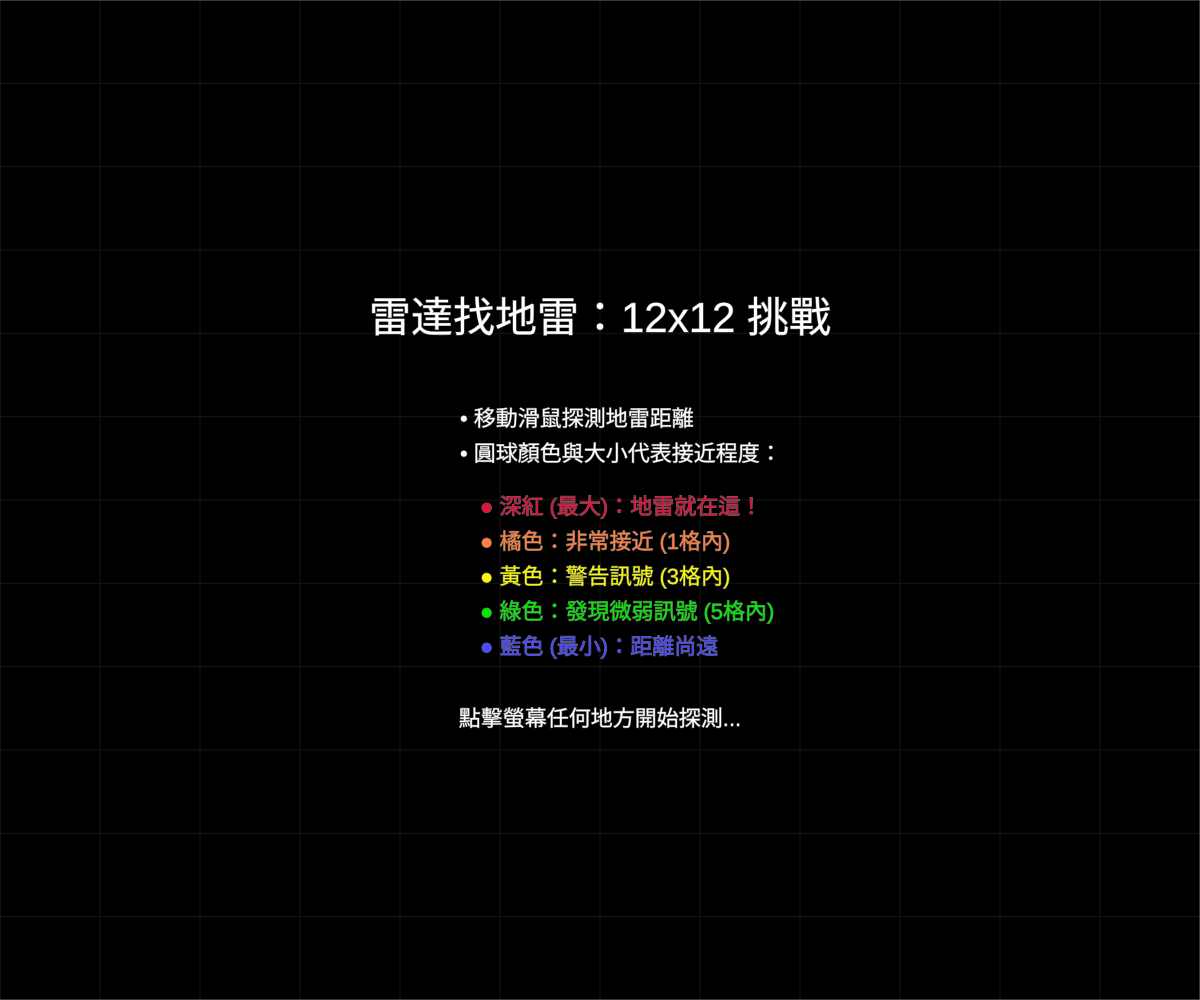
Frame 1 (no input)
Frame 60 (no input): identical to frame 1, image omitted
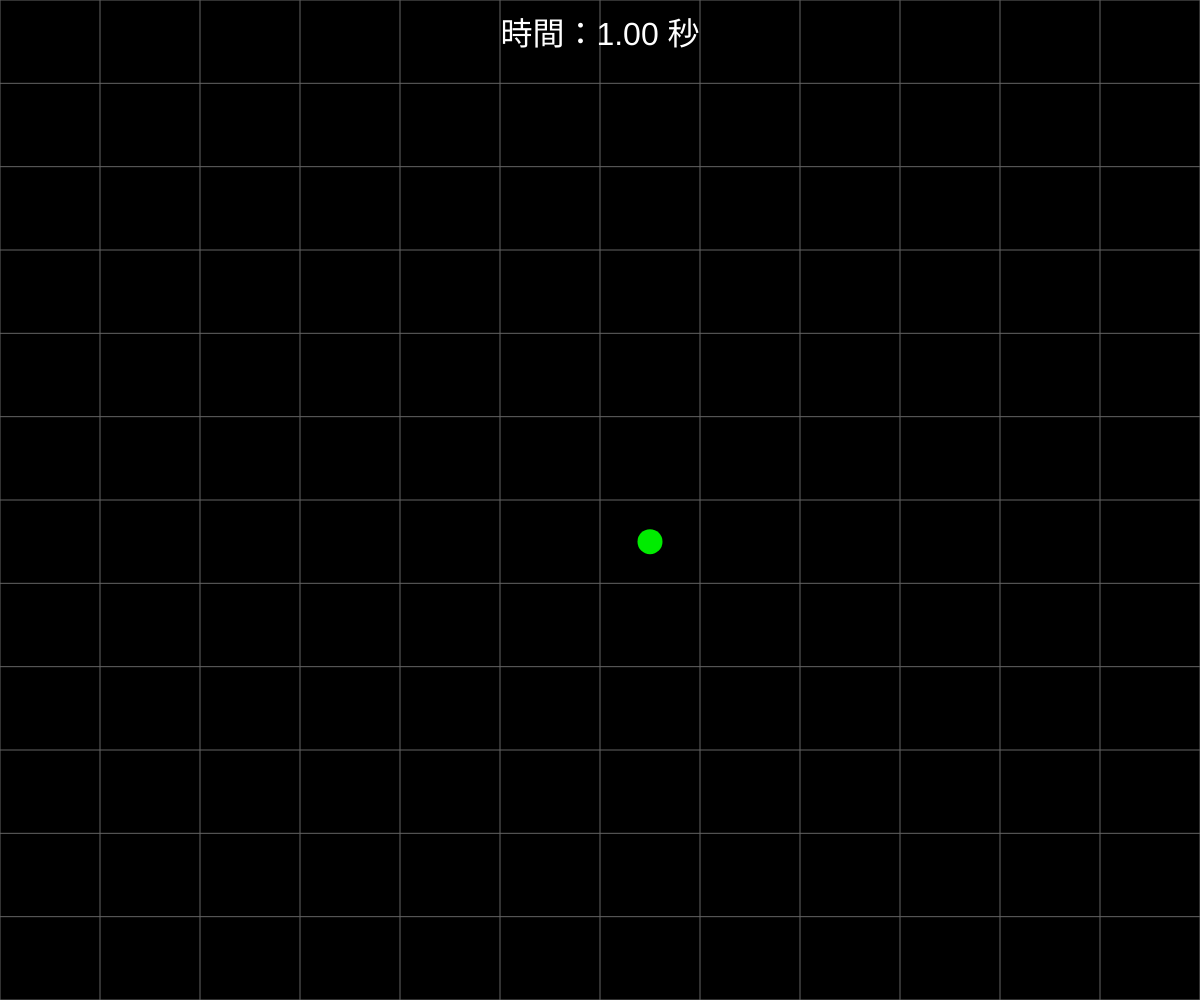
Frame 120 (the mouse pressed at the canvas centre since frame 60)

The p5.js sketch that drew these frames (run headless with seeded random() and noise() and a simulated clock; from frame 60 on, the mouse is pressed at the canvas centre):

// p5.js sketch
// ── sketch.js
let mineCol, mineRow;
let isGameOver = false;
let gameStarted = false;
let startTime;
let elapsedTime = 0;

function setup() {
  createCanvas(windowWidth, windowHeight);
}

function initGame() {
  // 隨機決定地雷的位置 (0 到 11 的整數)
  mineCol = floor(random(12));
  mineRow = floor(random(12));
  isGameOver = false;
  startTime = millis();
}

function draw() {
  background(0); // 黑色背景
  
  drawGrid();

  if (!gameStarted) {
    drawRules();
    return;
  }

  if (!isGameOver) {
    elapsedTime = (millis() - startTime) / 1000;
    drawRadarBall();
  }

  // 繪製計時器
  drawTimer();

  if (isGameOver) {
    drawWinScreen();
  }
}

function drawWinScreen() {
  push();
  // 1. 半透明深色遮罩，增加層次感
  fill(0, 200);
  noStroke();
  rect(0, 0, width, height);
  
  // 2. 繪製科技感的邊框裝飾
  stroke(0, 255, 0, 150);
  strokeWeight(2);
  noFill();
  rectMode(CENTER);
  // 加上一個會稍微律動的外框，增加動態感
  let bounce = sin(frameCount * 0.05) * 5;
  rect(width / 2, height / 2, 500 + bounce, 300 + bounce, 15);

  // 3. 文字內容
  textAlign(CENTER, CENTER);
  noStroke();
  
  // 主標題：使用大寫英文與綠色調增加專業感
  fill(0, 255, 0);
  textSize(54);
  textStyle(BOLD);
  text("MISSION COMPLETE", width / 2, height / 2 - 50);
  
  // 遊戲數據：顯示玩家花了多久時間
  textStyle(NORMAL);
  fill(255);
  textSize(28);
  text("地雷排除時間: " + elapsedTime.toFixed(2) + " 秒", width / 2, height / 2 + 30);
  
  // 閃爍提示文字：引導玩家按下空白鍵
  let alpha = map(sin(frameCount * 0.1), -1, 1, 50, 255);
  fill(255, alpha);
  textSize(20);
  text("按下 [ 空白鍵 ] 重新開始探測", width / 2, height / 2 + 110);
  pop();
}

function drawGrid() {
  stroke(100); // 灰色線條
  strokeWeight(1);
  
  let colStep = width / 12;
  let rowStep = height / 12;
  
  // 畫垂直線
  for (let i = 0; i <= 12; i++) {
    line(i * colStep, 0, i * colStep, height);
  }
  
  // 畫水平線
  for (let j = 0; j <= 12; j++) {
    line(0, j * rowStep, width, j * rowStep);
  }
}

function drawRules() {
  // 半透明深色背景
  fill(0, 200);
  rect(0, 0, width, height);

  fill(255);
  textAlign(CENTER, CENTER);
  textSize(42);
  text("雷達找地雷：12x12 挑戰", width / 2, height / 2 - 180);

  textSize(22);
  textAlign(LEFT, CENTER);
  let startY = height / 2 - 80;
  let spacing = 35;
  let xPos = width / 2 - 140;

  text("• 移動滑鼠探測地雷距離", xPos, startY);
  text("• 圓球顏色與大小代表接近程度：", xPos, startY + spacing);
  
  fill("#DC143C"); text("● 深紅 (最大)：地雷就在這！", xPos + 20, startY + spacing * 2.5);
  fill("#FF8040"); text("● 橘色：非常接近 (1格內)", xPos + 20, startY + spacing * 3.5);
  fill("#F9F900"); text("● 黃色：警告訊號 (3格內)", xPos + 20, startY + spacing * 4.5);
  fill("#00EC00"); text("● 綠色：發現微弱訊號 (5格內)", xPos + 20, startY + spacing * 5.5);
  fill("#4A4AFF"); text("● 藍色 (最小)：距離尚遠", xPos + 20, startY + spacing * 6.5);

  fill(255);
  textAlign(CENTER, CENTER);
  text("點擊螢幕任何地方開始探測...", width / 2, height / 2 + 220);
}

function drawTimer() {
  fill(255);
  noStroke();
  textSize(32);
  textAlign(CENTER, TOP);
  text("時間：" + elapsedTime.toFixed(2) + " 秒", width / 2, 20);
}

function drawRadarBall() {
  let colStep = width / 12;
  let rowStep = height / 12;
  
  // 取得目前鼠標所在的格子座標
  let hoverCol = floor(mouseX / colStep);
  let hoverRow = floor(mouseY / rowStep);

  // 確保鼠標在畫布範圍內
  if (hoverCol >= 0 && hoverCol < 12 && hoverRow >= 0 && hoverRow < 12) {
    // 計算與地雷的格子距離 (使用切比雪夫距離：Max(dx, dy))
    let dx = abs(hoverCol - mineCol);
    let dy = abs(hoverRow - mineRow);
    let d = max(dx, dy);

    let ballColor = "#4A4AFF"; // 預設藍色
    let sizeMult = 0.2;        // 預設大小比例

    if (d === 0) { ballColor = "#DC143C"; sizeMult = 0.8; }      // 地雷：紅色 (最大)
    else if (d <= 1) { ballColor = "#FF8040"; sizeMult = 0.6; }  // 1格：橘色
    else if (d <= 3) { ballColor = "#F9F900"; sizeMult = 0.45; } // 3格：黃色
    else if (d <= 5) { ballColor = "#00EC00"; sizeMult = 0.3; }  // 5格：綠色
    else { ballColor = "#4A4AFF"; sizeMult = 0.2; }             // 更遠：藍色 (最小)

    // 繪製圓球
    fill(ballColor);
    noStroke();
    let centerX = hoverCol * colStep + colStep / 2;
    let centerY = hoverRow * rowStep + rowStep / 2;
    ellipse(centerX, centerY, min(colStep, rowStep) * sizeMult);
  }
}

function windowResized() {
  resizeCanvas(windowWidth, windowHeight);
}

function mousePressed() {
  // 如果遊戲還沒開始，點擊後初始化遊戲
  if (!gameStarted) {
    gameStarted = true;
    initGame();
    return;
  }

  if (isGameOver) return;

  let colStep = width / 12;
  let rowStep = height / 12;

  // 計算點擊的是哪一格
  let clickedCol = floor(mouseX / colStep);
  let clickedRow = floor(mouseY / rowStep);

  // 檢查是否點中地雷
  if (clickedCol === mineCol && clickedRow === mineRow) {
    isGameOver = true;
  }
}

function keyPressed() {
  // 當遊戲結束且按下空白鍵 (Key Code 32) 時重新開始
  if (isGameOver && key === ' ') {
    initGame();
  }
}
